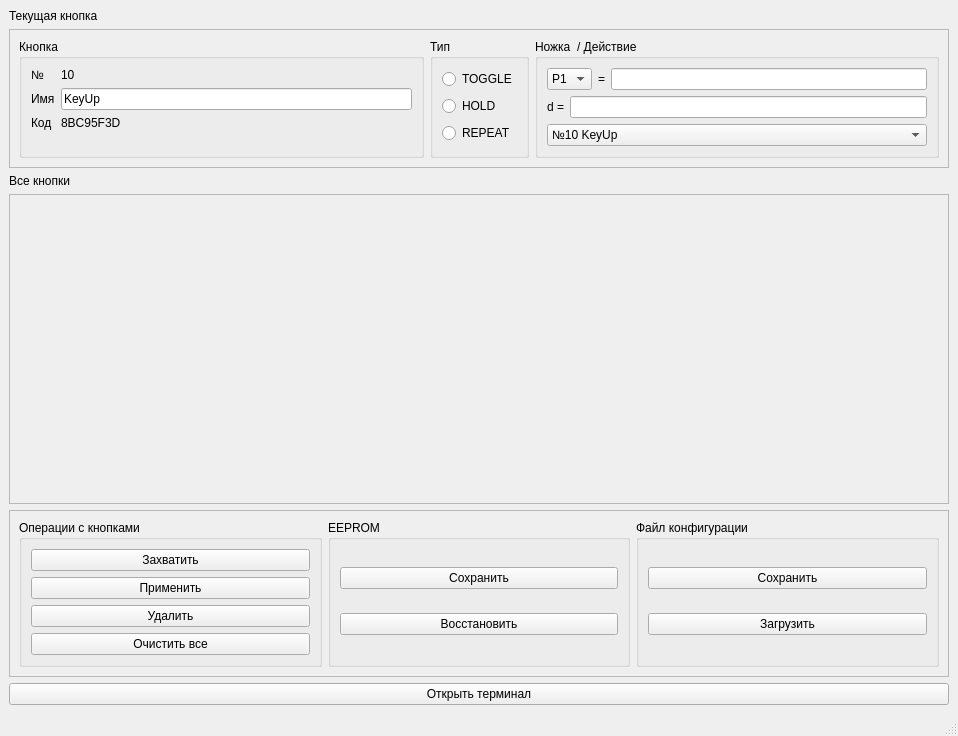
<?xml version="1.0" encoding="UTF-8"?>
<ui version="4.0">
 <class>MainWindow</class>
 <widget class="QMainWindow" name="MainWindow">
  <property name="geometry">
   <rect>
    <x>0</x>
    <y>0</y>
    <width>958</width>
    <height>736</height>
   </rect>
  </property>
  <property name="windowTitle">
   <string>MainWindow</string>
  </property>
  <widget class="QWidget" name="centralwidget">
   <layout class="QVBoxLayout" name="verticalLayout_2">
    <item>
     <widget class="QLabel" name="labelCurrentKey">
      <property name="text">
       <string>Текущая кнопка</string>
      </property>
     </widget>
    </item>
    <item>
     <widget class="QFrame" name="frameSingleButtonInfo">
      <property name="frameShape">
       <enum>QFrame::StyledPanel</enum>
      </property>
      <property name="frameShadow">
       <enum>QFrame::Raised</enum>
      </property>
      <layout class="QHBoxLayout" name="horizontalLayout_2">
       <item>
        <layout class="QHBoxLayout" name="horizontalLayout">
         <item>
          <widget class="QGroupBox" name="groupBoxKey">
           <property name="title">
            <string>Кнопка</string>
           </property>
           <layout class="QVBoxLayout" name="verticalLayout_3">
            <item>
             <layout class="QVBoxLayout" name="verticalLayout">
              <item>
               <layout class="QFormLayout" name="formLayoutKey">
                <item row="0" column="0">
                 <widget class="QLabel" name="labelKeyNumberHeader">
                  <property name="text">
                   <string>№</string>
                  </property>
                 </widget>
                </item>
                <item row="0" column="1">
                 <widget class="QLabel" name="labelKeyNumberValue">
                  <property name="text">
                   <string>10</string>
                  </property>
                 </widget>
                </item>
                <item row="1" column="0">
                 <widget class="QLabel" name="labelKeyNameHeader">
                  <property name="text">
                   <string>Имя</string>
                  </property>
                 </widget>
                </item>
                <item row="2" column="0">
                 <widget class="QLabel" name="labelKeyCodeHeader">
                  <property name="text">
                   <string>Код</string>
                  </property>
                 </widget>
                </item>
                <item row="2" column="1">
                 <widget class="QLabel" name="labelKeyCodeValue">
                  <property name="text">
                   <string>8BC95F3D</string>
                  </property>
                 </widget>
                </item>
                <item row="1" column="1">
                 <widget class="QLineEdit" name="lineEditKeyNameValue">
                  <property name="text">
                   <string>KeyUp</string>
                  </property>
                 </widget>
                </item>
               </layout>
              </item>
             </layout>
            </item>
           </layout>
          </widget>
         </item>
         <item>
          <widget class="QGroupBox" name="groupBoxKeyType">
           <property name="title">
            <string>Тип</string>
           </property>
           <layout class="QVBoxLayout" name="verticalLayout_7">
            <item>
             <widget class="QRadioButton" name="radioButtonToggle">
              <property name="text">
               <string>TOGGLE</string>
              </property>
             </widget>
            </item>
            <item>
             <widget class="QRadioButton" name="radioButtonHold">
              <property name="text">
               <string>HOLD</string>
              </property>
             </widget>
            </item>
            <item>
             <widget class="QRadioButton" name="radioButtonRepeat">
              <property name="text">
               <string>REPEAT</string>
              </property>
             </widget>
            </item>
           </layout>
          </widget>
         </item>
         <item>
          <widget class="QGroupBox" name="groupBoxKeyPinAction">
           <property name="title">
            <string>Ножка  / Действие</string>
           </property>
           <layout class="QVBoxLayout" name="verticalLayout_6">
            <item>
             <layout class="QVBoxLayout" name="verticalLayoutPinDelta">
              <item>
               <layout class="QHBoxLayout" name="horizontalLayoutPinAndValue">
                <item>
                 <widget class="QComboBox" name="comboBoxPinNumber">
                  <item>
                   <property name="text">
                    <string>P1</string>
                   </property>
                  </item>
                  <item>
                   <property name="text">
                    <string>P2</string>
                   </property>
                  </item>
                  <item>
                   <property name="text">
                    <string>P3</string>
                   </property>
                  </item>
                  <item>
                   <property name="text">
                    <string>P4</string>
                   </property>
                  </item>
                  <item>
                   <property name="text">
                    <string>P5</string>
                   </property>
                  </item>
                  <item>
                   <property name="text">
                    <string>P6</string>
                   </property>
                  </item>
                  <item>
                   <property name="text">
                    <string>P7</string>
                   </property>
                  </item>
                 </widget>
                </item>
                <item>
                 <widget class="QLabel" name="labelHeaderEven">
                  <property name="text">
                   <string>=</string>
                  </property>
                 </widget>
                </item>
                <item>
                 <widget class="QLineEdit" name="lineEditValue"/>
                </item>
               </layout>
              </item>
              <item>
               <layout class="QHBoxLayout" name="horizontalLayoutDelta">
                <item>
                 <widget class="QLabel" name="labelDelta">
                  <property name="text">
                   <string>d =</string>
                  </property>
                 </widget>
                </item>
                <item>
                 <widget class="QLineEdit" name="lineEditDeltaIncDec"/>
                </item>
               </layout>
              </item>
             </layout>
            </item>
            <item>
             <widget class="QComboBox" name="comboBoxValueRef">
              <item>
               <property name="text">
                <string>№10 KeyUp</string>
               </property>
              </item>
              <item>
               <property name="text">
                <string>№11 KeyDown</string>
               </property>
              </item>
              <item>
               <property name="text">
                <string>№12 KeyLeft</string>
               </property>
              </item>
             </widget>
            </item>
           </layout>
          </widget>
         </item>
        </layout>
       </item>
      </layout>
     </widget>
    </item>
    <item>
     <widget class="QLabel" name="labelAllKeys">
      <property name="text">
       <string>Все кнопки</string>
      </property>
     </widget>
    </item>
    <item>
     <widget class="QScrollArea" name="scrollAreaAllKeys">
      <property name="widgetResizable">
       <bool>true</bool>
      </property>
      <widget class="QWidget" name="scrollAreaWidgetContents">
       <property name="geometry">
        <rect>
         <x>0</x>
         <y>0</y>
         <width>934</width>
         <height>83</height>
        </rect>
       </property>
       <layout class="QVBoxLayout" name="verticalLayout_9"/>
      </widget>
     </widget>
    </item>
    <item>
     <widget class="QFrame" name="buttonsFrame">
      <property name="frameShape">
       <enum>QFrame::StyledPanel</enum>
      </property>
      <property name="frameShadow">
       <enum>QFrame::Raised</enum>
      </property>
      <layout class="QHBoxLayout" name="horizontalLayout_11">
       <item>
        <widget class="QGroupBox" name="groupBoxKeyOps">
         <property name="title">
          <string>Операции с кнопками</string>
         </property>
         <layout class="QVBoxLayout" name="verticalLayout_13">
          <item>
           <widget class="QPushButton" name="pushButtonKeyCapture">
            <property name="text">
             <string>Захватить</string>
            </property>
           </widget>
          </item>
          <item>
           <widget class="QPushButton" name="pushButtonKeysApply">
            <property name="text">
             <string>Применить</string>
            </property>
           </widget>
          </item>
          <item>
           <widget class="QPushButton" name="pushButtonKeyDelete">
            <property name="text">
             <string>Удалить</string>
            </property>
           </widget>
          </item>
          <item>
           <widget class="QPushButton" name="pushButtonKeysClear">
            <property name="text">
             <string>Очистить все</string>
            </property>
           </widget>
          </item>
         </layout>
        </widget>
       </item>
       <item>
        <widget class="QGroupBox" name="groupBoxEEPROMOps">
         <property name="title">
          <string>EEPROM</string>
         </property>
         <layout class="QVBoxLayout" name="verticalLayout_14">
          <item>
           <widget class="QPushButton" name="pushButtonEEPROMSave">
            <property name="text">
             <string>Сохранить</string>
            </property>
           </widget>
          </item>
          <item>
           <widget class="QPushButton" name="pushButtonEEPROMRestore">
            <property name="text">
             <string>Восстановить</string>
            </property>
           </widget>
          </item>
         </layout>
        </widget>
       </item>
       <item>
        <widget class="QGroupBox" name="groupBoxFileOps">
         <property name="title">
          <string>Файл конфигурации</string>
         </property>
         <layout class="QVBoxLayout" name="verticalLayout_15">
          <item>
           <widget class="QPushButton" name="pushButtonFileSave">
            <property name="text">
             <string>Сохранить</string>
            </property>
           </widget>
          </item>
          <item>
           <widget class="QPushButton" name="pushButtonFileLoad">
            <property name="text">
             <string>Загрузить</string>
            </property>
           </widget>
          </item>
         </layout>
        </widget>
       </item>
      </layout>
     </widget>
    </item>
    <item>
     <widget class="QPushButton" name="pushButton">
      <property name="text">
       <string>Открыть терминал</string>
      </property>
     </widget>
    </item>
   </layout>
   <zorder>scrollAreaAllKeys</zorder>
   <zorder>frameSingleButtonInfo</zorder>
   <zorder>labelAllKeys</zorder>
   <zorder>labelCurrentKey</zorder>
   <zorder>buttonsFrame</zorder>
   <zorder>pushButton</zorder>
  </widget>
  <widget class="QMenuBar" name="menubar">
   <property name="geometry">
    <rect>
     <x>0</x>
     <y>0</y>
     <width>958</width>
     <height>33</height>
    </rect>
   </property>
  </widget>
  <widget class="QStatusBar" name="statusbar"/>
 </widget>
 <resources/>
 <connections/>
</ui>
